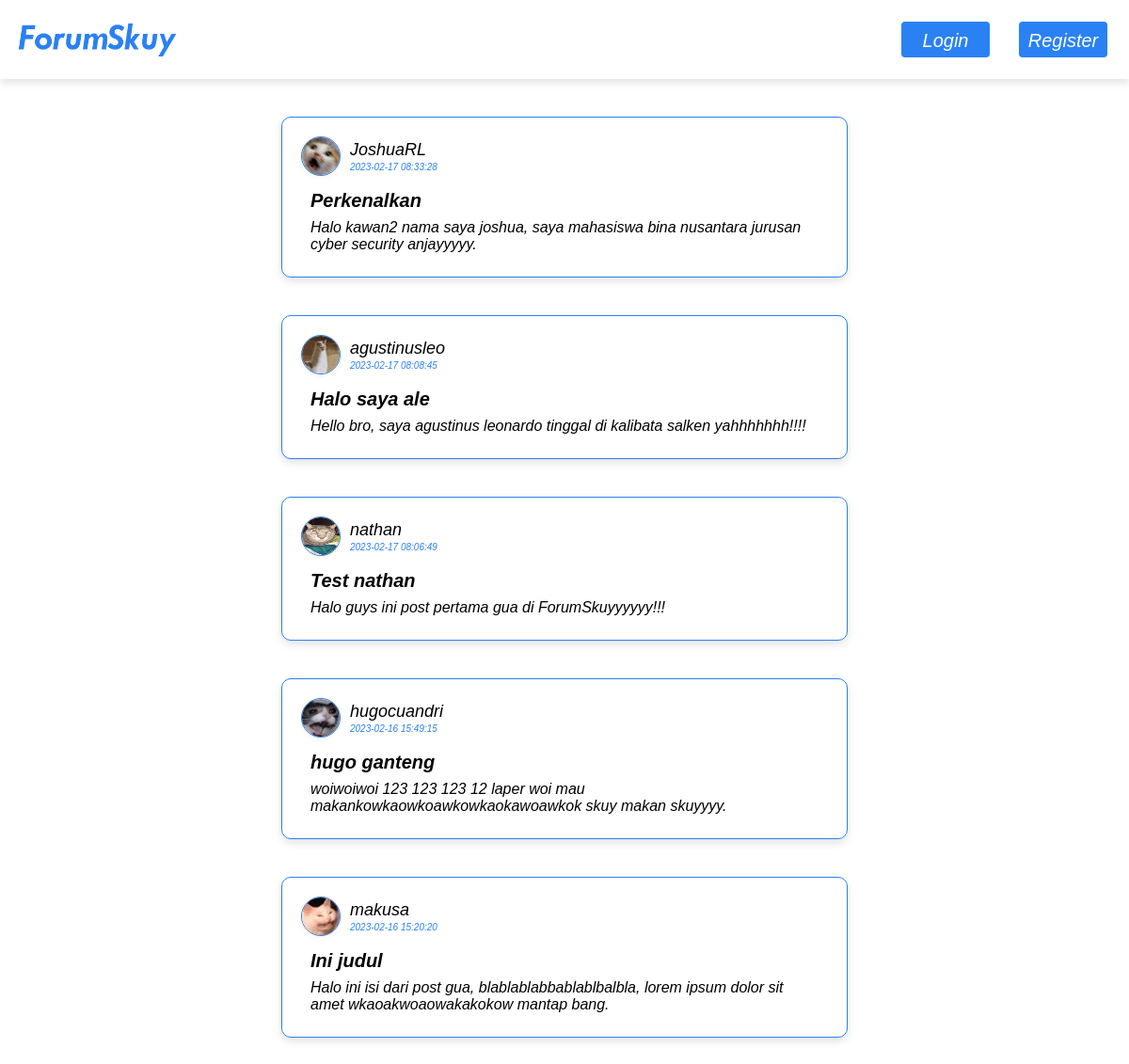
The page / on the database its author committed.
### tables this page shows
CREATE TABLE `posts` (
  `id` int(11) NOT NULL,
  `userid` int(11) NOT NULL,
  `title` varchar(255) NOT NULL,
  `content` varchar(1000) NOT NULL,
  `datetime` datetime NOT NULL
);

CREATE TABLE `users` (
  `id` int(11) NOT NULL,
  `username` varchar(20) NOT NULL,
  `password` varchar(20) NOT NULL,
  `picture` varchar(30) NOT NULL
);

### index.php (the view, shortened to what this page needs)
<?php
    $con = mysqli_connect('localhost', 'root', '', 'forumskuy', 3306);
    $data = [];
    if ($con->error){
        echo $con->error;
    }else{
        $result = $con->query("SELECT * FROM posts a JOIN users b ON b.id = a.userid ORDER BY datetime DESC");
        while($row = $result->fetch_assoc()) array_push($data, $row);
    }
?>
<!DOCTYPE html>
<html>
<head>
    <link rel="stylesheet" href="./assets/style.css">
    <link href="https://fonts.cdnfonts.com/css/tw-cen-mt-condensed" rel="stylesheet">
</head>
<body>
    <nav class="navbar">
        <img src="src/logo.png" alt="logo" style="height:60px">
        <div class="navbutts">
            <?php if(@$_SESSION["isLogin"]){?>
            <div class="profbutt">
                <div>
                    <p><?= $_SESSION["username"]?></p>
                    <a href="controller/AuthController.php?logout">Log Out</a>
                </div>
                <a href="profile.php" class="profpic"><img src="src/<?=$_SESSION["picture"]?>" alt="icon"></a>
            </div>
            <?php }else{ ?>
            <a href="login.php" class="navbutton">Login</a>
            <a href="register.php" class="navbutton">Register</a>
            <?php } ?>
        </div>
    </nav>
    <?php foreach($data as $d){?>
    <div class="postbox">
        <div class="postprofile">
            <img src="src/<?=$d["picture"]?>" alt="icon">
            <div>
                <p class="postusername"><?=$d["username"]?></p>
                <p class="postdatetime"><?=$d["datetime"]?></p>
            </div>
        </div>
        <div class="postcontent">
            <b><?=$d["title"]?></b>
            <p><?=$d["content"]?></p>
        </div>
    </div>
    <?php }?>
</body>
</html>

### assets/style.css (style rules this page uses)
body { margin: 0px; }
.navbar { background-color: white; filter: drop-shadow(0px 4px 4px rgba(138, 138, 138, 0.242)); position: sticky; top: 0px; z-index: 1; padding: 10px; display: flex; font-size: 15px; height: 64px; }
.navbutts { margin-left: auto; display: flex; width: 250px; }
.navbutton { display: block; background-color: #2a81f3; margin: 13px; margin-left: auto; width: 90px; text-align: center; padding-top: 7px; color: white; font-family: 'Tw Cen MT Condensed', sans-serif; font-style: italic; text-decoration: none; font-size: 20px; border-radius: 4px; border: 2px solid #2a81f3; }
.postbox { border: 1.5px solid #2a81f3; background-color:white; filter: drop-shadow(0px 4px 4px rgba(138, 138, 138, 0.242)); width:600px; margin:auto; margin-top: 40px; margin-bottom: 30px; border-radius: 10px; font-family: 'Tw Cen MT Condensed', sans-serif; font-style: italic; }
.postprofile { display: flex; margin: 20px; margin-bottom: 15px; }
.postprofile img { display: block; width: 40px; height: 40px; border-radius: 50%; border: 1.25px solid #2a81f3; margin-right: 10px; filter: drop-shadow(0px 2px 2px rgba(138, 138, 138, 0.1)); }
.postprofile div { display: block; }
.postusername { margin-top: 4px; margin-bottom: 2px; font-size: 18px; }
.postdatetime { margin-top: 2px; margin-bottom: 3px; font-size: 10px; color: #2a81f3; }
.postcontent { margin-left: 30px; margin-right: 30px; margin-bottom: 25px; }
.postcontent b { display: block; font-size: 20px; margin-bottom: 8px; }
.postcontent p { display: block; margin-top: 0; font-size: 16px; }

### rows shown on the page
posts: userid.picture (picture), userid.username "JoshuaRL", datetime "2023-02-17 08:33:28", title "Perkenalkan", content "Halo kawan2 nama saya joshua, saya mahasiswa bina nusantara jurusan cyber security anjayyyyy."
posts: userid.picture (picture), userid.username "agustinusleo", datetime "2023-02-17 08:08:45", title "Halo saya ale", content "Hello bro, saya agustinus leonardo tinggal di kalibata salken yahhhhhhh!!!!"
posts: userid.picture (picture), userid.username "nathan", datetime "2023-02-17 08:06:49", title "Test nathan", content "Halo guys ini post pertama gua di ForumSkuyyyyyy!!!"
posts: userid.picture (picture), userid.username "hugocuandri", datetime "2023-02-16 15:49:15", title "hugo ganteng", content "woiwoiwoi 123 123 123 12 laper woi mau makankowkaowkoawkowkaokawoawkok skuy makan skuyyyy."
posts: userid.picture (picture), userid.username "makusa", datetime "2023-02-16 15:20:20", title "Ini judul", content "Halo ini isi dari post gua, blablablabbablablbalbla, lorem ipsum dolor sit amet wkaoakwoaowakakokow mantap bang."
